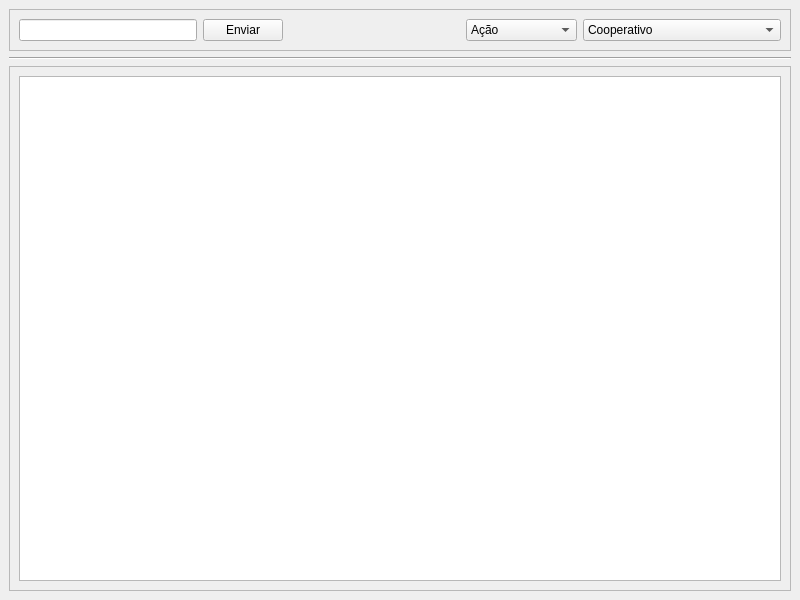
<?xml version="1.0" encoding="UTF-8"?>
<ui version="4.0">
 <class>MainWindow</class>
 <widget class="QMainWindow" name="MainWindow">
  <property name="geometry">
   <rect>
    <x>0</x>
    <y>0</y>
    <width>800</width>
    <height>600</height>
   </rect>
  </property>
  <property name="windowTitle">
   <string>MainWindow</string>
  </property>
  <widget class="QWidget" name="centralwidget">
   <layout class="QGridLayout" name="gridLayout_2">
    <item row="0" column="0">
     <layout class="QVBoxLayout" name="verticalLayout">
      <item>
       <widget class="QFrame" name="frame_menu">
        <property name="frameShape">
         <enum>QFrame::Shape::StyledPanel</enum>
        </property>
        <property name="frameShadow">
         <enum>QFrame::Shadow::Raised</enum>
        </property>
        <layout class="QHBoxLayout" name="horizontalLayout">
         <item>
          <widget class="QLineEdit" name="campo_pesquisa_lineEdit"/>
         </item>
         <item>
          <widget class="QPushButton" name="enviar_pushButton">
           <property name="text">
            <string>Enviar</string>
           </property>
          </widget>
         </item>
         <item>
          <spacer name="horizontalSpacer">
           <property name="orientation">
            <enum>Qt::Orientation::Horizontal</enum>
           </property>
           <property name="sizeHint" stdset="0">
            <size>
             <width>40</width>
             <height>20</height>
            </size>
           </property>
          </spacer>
         </item>
         <item>
          <widget class="QComboBox" name="genero_comboBox">
           <item>
            <property name="text">
             <string>Ação</string>
            </property>
           </item>
           <item>
            <property name="text">
             <string>Aventura</string>
            </property>
           </item>
           <item>
            <property name="text">
             <string>RPG</string>
            </property>
           </item>
           <item>
            <property name="text">
             <string>Roguelike</string>
            </property>
           </item>
           <item>
            <property name="text">
             <string>Simulação</string>
            </property>
           </item>
           <item>
            <property name="text">
             <string>Corrida</string>
            </property>
           </item>
           <item>
            <property name="text">
             <string>Esportes</string>
            </property>
           </item>
           <item>
            <property name="text">
             <string>FPS</string>
            </property>
           </item>
           <item>
            <property name="text">
             <string>Hack and Lash</string>
            </property>
           </item>
          </widget>
         </item>
         <item>
          <widget class="QComboBox" name="modo_de_jogo_comboBox">
           <item>
            <property name="text">
             <string>Cooperativo</string>
            </property>
           </item>
           <item>
            <property name="text">
             <string>Cooperativo On-line</string>
            </property>
           </item>
           <item>
            <property name="text">
             <string>MMO</string>
            </property>
           </item>
           <item>
            <property name="text">
             <string>Multijogador</string>
            </property>
           </item>
           <item>
            <property name="text">
             <string>Multijogardo Local e em Grupo</string>
            </property>
           </item>
           <item>
            <property name="text">
             <string>Rede Local (LAN)</string>
            </property>
           </item>
           <item>
            <property name="text">
             <string>Um Jogador</string>
            </property>
           </item>
          </widget>
         </item>
        </layout>
       </widget>
      </item>
      <item>
       <widget class="Line" name="line">
        <property name="orientation">
         <enum>Qt::Orientation::Horizontal</enum>
        </property>
       </widget>
      </item>
      <item>
       <widget class="QFrame" name="main_frame">
        <property name="frameShape">
         <enum>QFrame::Shape::StyledPanel</enum>
        </property>
        <property name="frameShadow">
         <enum>QFrame::Shadow::Raised</enum>
        </property>
        <layout class="QGridLayout" name="gridLayout">
         <item row="0" column="0">
          <widget class="QListWidget" name="_listWidget"/>
         </item>
        </layout>
       </widget>
      </item>
     </layout>
    </item>
   </layout>
  </widget>
 </widget>
 <resources/>
 <connections/>
</ui>
